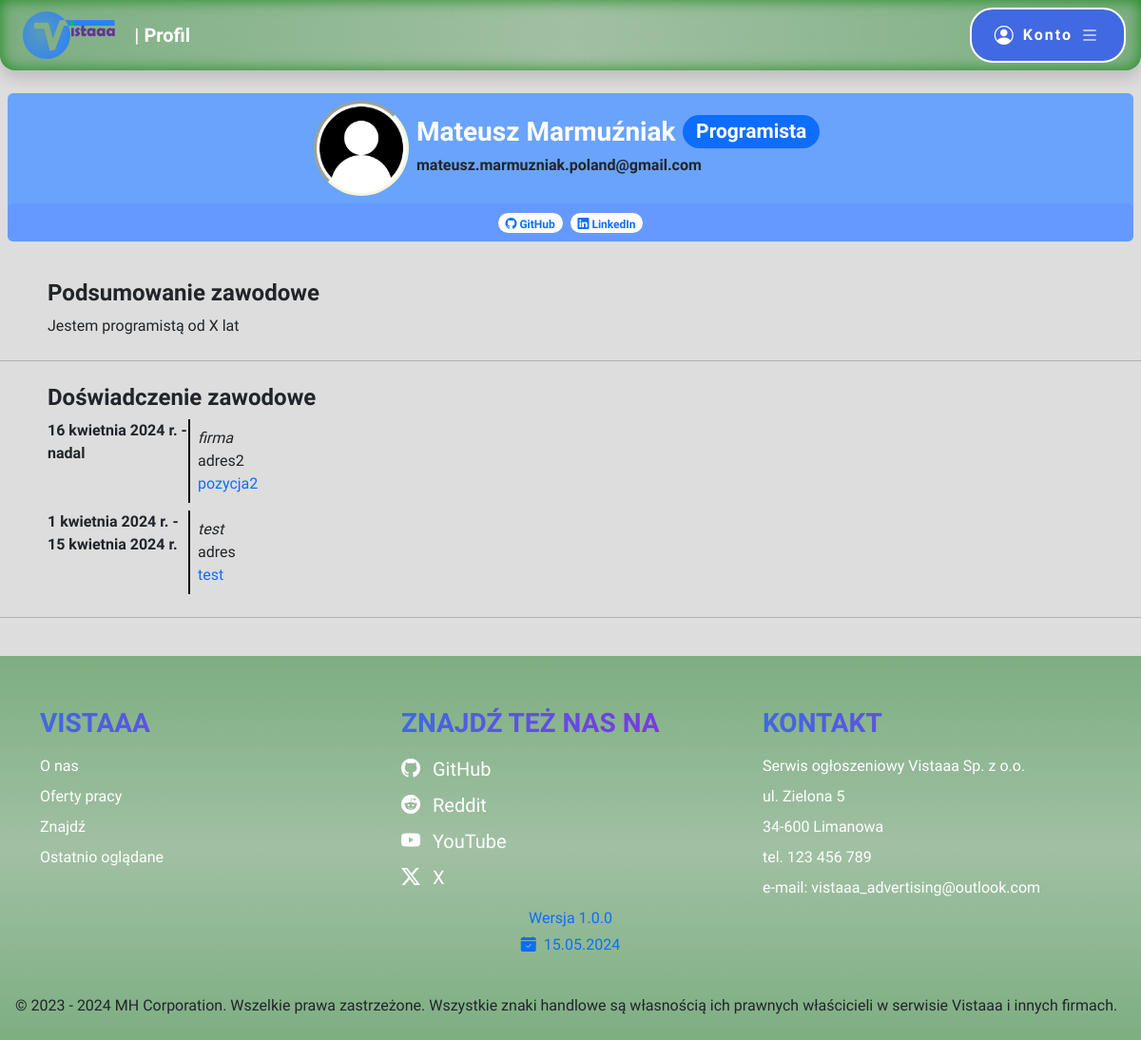
The page /profile.php?id=1 on the database its author committed.
### tables this page shows
CREATE TABLE `user` (
  `user_id` int(10) UNSIGNED NOT NULL,
  `name` varchar(30) DEFAULT NULL,
  `surname` varchar(50) DEFAULT NULL,
  `email` varchar(254) NOT NULL,
  `password` varchar(255) NOT NULL,
  `phone` varchar(50) DEFAULT NULL,
  `street` varchar(100) DEFAULT NULL,
  `home_number` varchar(10) DEFAULT NULL,
  `city` varchar(50) DEFAULT NULL,
  `postcode` varchar(10) DEFAULT NULL,
  `position` varchar(50) DEFAULT NULL,
  `experience` text DEFAULT NULL,
  `is_admin` tinyint(1) NOT NULL
);

CREATE TABLE `user_link` (
  `user_link_id` int(10) UNSIGNED NOT NULL,
  `user_id` int(11) UNSIGNED NOT NULL,
  `portal_id` smallint(6) UNSIGNED NOT NULL,
  `link` varchar(200) NOT NULL
);

CREATE TABLE `portal` (
  `portal_id` smallint(5) UNSIGNED NOT NULL,
  `name` varchar(30) NOT NULL
);

CREATE TABLE `user_position` (
  `user_position_id` int(10) UNSIGNED NOT NULL,
  `user_id` int(10) UNSIGNED NOT NULL,
  `position` varchar(50) NOT NULL,
  `description` text NOT NULL,
  `date_start` date NOT NULL,
  `date_end` date DEFAULT NULL,
  `company` varchar(50) NOT NULL,
  `address` varchar(100) NOT NULL
);

### profile.php (the view, shortened to what this page needs)
<!DOCTYPE html>
<html lang="pl">
<head>
    <link href="https://cdn.jsdelivr.net/npm/bootstrap@5.3.3/dist/css/bootstrap.min.css" rel="stylesheet">
    <link rel="stylesheet" href="https://cdn.jsdelivr.net/npm/bootstrap-icons@1.11.3/font/bootstrap-icons.min.css">
    <link rel="stylesheet" href="style.css">
</head>
<body>
	<?php
		include "header.php";
		echo "<main class='position-relative'>";
		require "connect.php";
		$connect = new mysqli($host, $db_user, $db_password, $db_name);
		$connect->set_charset("utf8mb4");
		$result = $connect->execute_query("SELECT * FROM user WHERE user_id = ?;", [$_GET["id"]]);
		if($result->num_rows > 0)
		{
			$row = $result->fetch_assoc();
			echo "<div class='profileHeader m-2 position-sticky rounded'>";
			echo "<div class='container-fluid flex-wrap p-2 d-flex justify-content-center align-items-center'>";
			$path = './img/user/'.$row["user_id"].'/';
            $files = array_diff(scandir($path), array(".", "..", "default"));
			echo "<img id='profilePicture' class='bg-white' src='".(count($files) > 0 ? ($path.scandir($path)[2]) : "./img/user.png")."' alt='Profil' width='100'>";
			echo "<div class='m-2'>";
			echo "<h3 class='text-white fw-bold d-flex justify-content-center flex-wrap align-items-center'>".(($row["name"] != null || $row["surname"] != null) ? ($row["name"]." ".$row["surname"]) : $row["email"]);
			if($row["position"] != null)
				echo "<span class='badge rounded-pill text-bg-primary ms-2'>".$row["position"]."</span></h3>";
			if($row["name"] != null || $row["surname"] != null)
				echo "<h5 class='fs-6'>".$row["email"]."</h5>";
			echo "</div></div>";
			$linksResult = $connect->execute_query("SELECT * FROM user_link INNER JOIN portal USING(portal_id) WHERE user_id = ?;", [$_GET["id"]]);
			if($linksResult->num_rows > 0)
			{
				echo "<div class='profileLinks d-flex justify-content-center p-2 rounded'>";
				while($linkRow = $linksResult->fetch_assoc())
				{
					echo "<a href='".$linkRow["link"]."' class='text-decoration-none' target='_blank'>";
					echo "<span class='badge rounded-pill text-primary bg-white'><i class='bi bi-".mb_strtolower($linkRow["name"])."' title='".$linkRow["name"]."'></i> ".$linkRow["name"]."</span>";
					echo "</a>";
				}
				echo "</div>";
			}
			echo "</div>";
			echo "<div class='container pt-4'>";
			echo "<section class='p-2'>";
			echo "<h4>Podsumowanie zawodowe</h4>";
			echo "<p class='mb-0'>".$row["experience"]."</p>";
			echo "</section>";
			echo "</div><hr>";
			$positionResult = $connect->execute_query("SELECT * FROM user_position WHERE user_id = ? ORDER BY date_start DESC;", [$_GET["id"]]);
			$months = array("stycznia", "lutego", "marca", "kwietnia", "maja", "czerwca", "lipca", "sierpnia", "września", "października", "listopada", "grudnia");
			if($positionResult->num_rows > 0)
			{
				echo "<div class='container'>";
				echo "<section class='p-2'>";
				echo "<h4>Doświadczenie zawodowe</h4>";
				while($positionRow = $positionResult->fetch_assoc())
				{
					echo "<div class='d-flex mt-2'>";
					$dateStart = new DateTime($positionRow["date_start"]);
					$dateEnd = new DateTime($positionRow["date_end"]);
					echo "<div class='profilePositionDate border-end border-black border-2'><b>".$dateStart->format("j")." ".$months[(int)($dateStart->format("n")) - 1]." ".$dateStart->format("Y")." r. - ".($positionRow["date_end"] != null ? ($dateEnd->format("j")." ".$months[(int)($dateEnd->format("n")) - 1]." ".$dateEnd->format("Y")." r. ") : "nadal")."</b></div>";
					echo "<div class='profilePositionInfo p-2'>";
					echo "<p class='mb-0'><i>".$positionRow["company"]."</i></p>";
					echo "<p class='mb-0'>".$positionRow["address"]."</p>";
					echo "<p class='mb-0 text-primary'>".$positionRow["position"]."</p>";
					echo "</div></div>";
				}
				echo "</section></div><hr>";
			}
		}
		else
			echo "<article class='container-md'><div class='alert alert-danger information'><strong>Błąd 404: Nieprawidłowy identyfikator profilu.</strong> <a href='index.php'>Wróć na stronę główną</a></div></article>";
		echo "</main>";
	?>
	<?php
		include "footer.php";
	?>
</body>
</html>

### style.css (style rules this page uses)
html, body { scrollbar-width: thin; scrollbar-color: var(--bs-primary) lightgray; font-family: Itim, cursive; }
body { padding-right: 0 !important; }
:is(h1, h2, h3, h4, h5, h6) { font-family: 'Signika Negative', sans-serif; font-weight: bold; }
body { min-height: 100vh; background-color: #DDD; display: flex; flex-direction: column; }
main { flex: 1; margin-top: 1rem; }
.profileHeader { top: 80px; z-index: 2; background-color: rgb(92 157 255 / .9); }
.profileHeader :is(h3, h5) { overflow-wrap: anywhere; }
#profilePicture { border: .2rem inset beige; border-radius: 50%; }
.profileLinks { gap: .5rem; background-color: rgb(102 153 255); }
.profileLinks > a { transition: .3s ease-in-out; }
.profilePositionDate { width: 150px; }
.profilePositionInfo { width: calc(100% - 150px); }

### rows shown on the page
user: name "Mateusz", surname "Marmuźniak", position "Programista", email "mateusz.marmuzniak.poland@gmail.com", experience "Jestem programistą od X lat"
user_link: portal.name "GitHub"
user_link: portal.name "LinkedIn"
user_position: date_start "16", date_start "kwietnia", date_start "2024", shows "nadal", company "firma", address "adres2", position "pozycja2"
user_position: date_start "1", date_start "kwietnia", date_start "2024", date_end "15", date_end "kwietnia", date_end "2024", company "test", address "adres", position "test"

### other values the page prints
$pageName "Profil"
$version['major'] "1"
$version['minor'] "0"
$version['patch'] "0"
$version["releaseDate"]->format("d.m.Y") "15.05.2024"
$version["releaseDate"]->format("Y") "2024"
